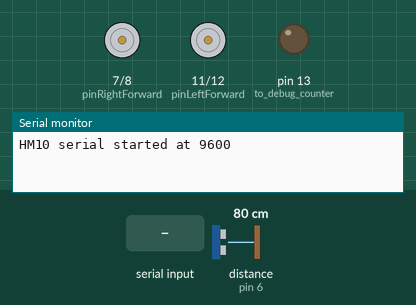
A sketch run on a simulated Arduino Uno, built with avr-gcc and run on an emulated ATmega328P. Shown: motor-driver pin pairs drawn as motors (green arrow = first pin HIGH = forward, orange = second pin HIGH = backward, longer = more drive, scaled by the enable pin), output pins drawn as LEDs (lit = HIGH), the last lines printed to the serial monitor. Wiring (inferred from the names in the program): ultrasonic range finder: trigger pin 5; echo pin 6. The test bench sets the inputs (shaded band); at power-on: distance to the obstacle (sensor on pin 6) 80 cm. The echo pulse lasts 58.3 µs per cm; pins used as bus, display or sensor lines are not drawn.

Above: at 1.2 s.
1.3 s: "F" received over the second serial link
At 2.5 s:
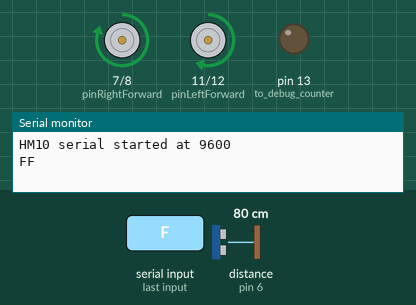
2.8 s: "B" received over the second serial link
At 3.6 s:
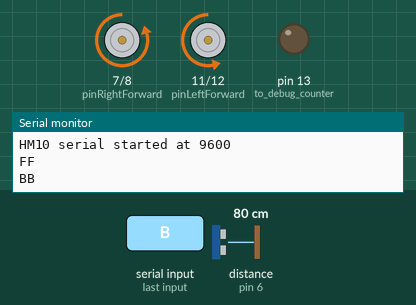
4.3 s: "R" received over the second serial link
At 4.8 s:
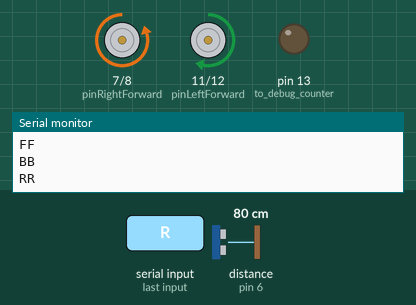
5.8 s: "L" received over the second serial link
At 7.1 s:
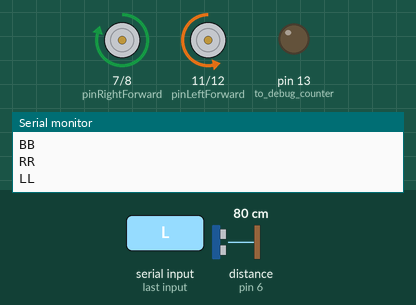
Timing chart, 0 to 8.3 s (numbered marks = the images above; inputs shaded):
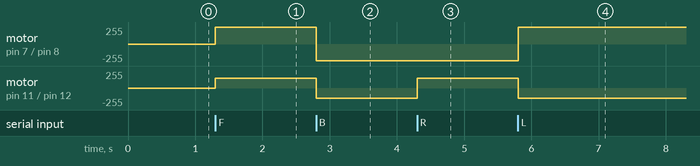

Measured:
- after the input at 1.3 s, motor on pin 7 (pinRightForward) / pin 8 (pinRightBackward): stopped → forward 250/255 at once; motor on pin 11 (pinLeftForward) / pin 12 (pinLeftBackward): stopped → forward 150/255 at once
- after the input at 2.8 s, motor on pin 7 (pinRightForward) / pin 8 (pinRightBackward): forward 250/255 → backward 250/255 at once; motor on pin 11 (pinLeftForward) / pin 12 (pinLeftBackward): forward 150/255 → backward 150/255 at once
- after the input at 4.3 s, motor on pin 11 (pinLeftForward) / pin 12 (pinLeftBackward): backward 150/255 → forward 150/255 at once
- after the input at 5.8 s, motor on pin 7 (pinRightForward) / pin 8 (pinRightBackward): backward 250/255 → forward 250/255 at once; motor on pin 11 (pinLeftForward) / pin 12 (pinLeftBackward): forward 150/255 → backward 150/255 at once

The sketch:

lab5_code.ino
```cpp
#include <SoftwareSerial.h>

volatile bool var4 = LOW;
volatile bool var2 = LOW;
const int pinOn = 6;             //D6 is on/off switch , active low
volatile int L_counter = 0;      //L encouder counter
volatile int R_counter = 0;      //R encouder counter
volatile int target = 15 * 660;  //target distance
const int pinLeftPWM = 10;       //connect D10 to left Vref bia Left RC LPF
const int pinLeftForward = 11;   //connect D11 to FWD
const int pinLeftBackward = 12;  //connect D12 to Back
int ClockWise = 1;               //to use in function to configure easier
int CounterClockWise = 2;        // to use in function to configure easier
int Forward = 1;                 //to use in function to configure easier
int Backward = 2;                //to use in function to configure easier
//right pins
const int pinRightPWM = 9;       //connect D9 to left Vref bia Left RC LPF
const int pinRightForward = 7;   //connect D7 to FWD
const int pinRightBackward = 8;  //connect D8 to Back
int LF = 0;                      //left fron status 1=high 0 = low
int RF = 0;                      //right fron status 1=high 0 = low
int LB = 0;                      //left back status 1=high 0 = low
int RB = 0;                      //right back status 1=high 0 = low
int speedL = 150;                //set speed to 0
int speedR = 250;                // set speed to 0


SoftwareSerial HM10(3, 2);  // RX = 2, TX = 3

char appData;
String inData = "";
const int trigPin = 5;
const int echoPin = 6;
// defines variables
long duration;
int distance;

void setup() {
  Serial.begin(9600);  // Set the baud rate for the Serial Monitor
  Serial.println("HM10 serial started at 9600");
  HM10.begin(9600);  // set HM10 serial at 9600 baud rate
  pinMode(pinLeftForward, OUTPUT);
  pinMode(pinLeftBackward, OUTPUT);
  pinMode(pinLeftPWM, OUTPUT);
  pinMode(pinRightForward, OUTPUT);
  pinMode(pinRightBackward, OUTPUT);
  pinMode(pinRightPWM, OUTPUT);
  pinMode(13, OUTPUT);       //to debug counter
  pinMode(trigPin, OUTPUT);  // Sets the trigPin as an Output
  pinMode(echoPin, INPUT);   // Sets the echoPin as an Input

  digitalWrite(pinLeftForward, LF);    //stop forward
  digitalWrite(pinLeftBackward, LB);   //stop backward
  analogWrite(pinLeftPWM, speedL);     //set Vref, duty cycle 200/255
  digitalWrite(pinRightForward, RF);   //stop forward
  digitalWrite(pinRightBackward, RB);  //stop backward

  analogWrite(pinRightPWM, speedR);  //set Vref, duty cycle 150/255
}

void loop()

{

  ReadController();


  if (inData == "F") {
    RF = 1;
    LF = 1;
    RB = 0;
    LB = 0;

    UpdateDirecion(RF, LF, RB, LB);  //UpdateDirecion(int RF,int LF, int RB,int LB)
  }

  if (inData == "B") {
    RF = 0;
    LF = 0;
    RB = 1;
    LB = 1;
    speedR = 150;
    speedL = 150;
    UpdateDirecion(RF, LF, RB, LB);  //UpdateDirecion(int RF,int LF, int RB,int LB)
  }
  if (inData == "R") {
    RF = 0;
    LF = 1;
    RB = 1;
    LB = 0;
    speedR = 100;
    speedL = 100;
    UpdateDirecion(RF, LF, RB, LB);  //UpdateDirecion(int RF,int LF, int RB,int LB)
  }
  if (inData == "L") {
    RF = 1;
    LF = 0;
    RB = 0;
    LB = 1;

    UpdateDirecion(RF, LF, RB, LB);  //UpdateDirecion(int RF,int LF, int RB,int LB)
  }
  if (inData == "S") {
    RF = 0;
    LF = 0;
    RB = 0;
    LB = 0;

    UpdateDirecion(RF, LF, RB, LB);  //UpdateDirecion(int RF,int LF, int RB,int LB)
  }
  //  Serial.println(inData);
  int d = safe();
  if (d != 0 & d <= 15 & RF == 1 & LF == 1) {

    inData = "S";
    Serial.println(inData);
    Serial.println(d);
  }

  //HM10.write(distance);
}


void UpdateDirecion(int RF, int LF, int RB, int LB) {
  digitalWrite(pinLeftForward, LF);   //stop forward
  digitalWrite(pinLeftBackward, LB);  //stop backward
  digitalWrite(pinRightForward, RF);  //stop forward
  digitalWrite(pinRightBackward, RB);
}


void ReadController() {

  HM10.listen();  // listen the HM10 port

  while (HM10.available() > 0) {  // if HM10 sends something then read
    appData = HM10.read();
    inData = String(appData);  // save the data in string format
    Serial.write(appData);
    if (Serial.available()) {  // Read user input if available.
      delay(10);
      HM10.write(Serial.read());
    }
    Serial.println(inData);
    // if(inData!="R" & inData!="F" & inData!="B" & inData!="L")
    // inData="S";
  }
}
int safe() {
  // Clears the trigPin
  distance = 0;
  digitalWrite(trigPin, LOW);
  delayMicroseconds(2);
  // Sets the trigPin on HIGH state for 10 micro seconds
  digitalWrite(trigPin, HIGH);
  delayMicroseconds(10);
  digitalWrite(trigPin, LOW);
  // Reads the echoPin, returns the sound wave travel time in microseconds
  duration = pulseIn(echoPin, HIGH);
  // Calculating the distance
  distance = duration * 0.034 / 2;
  // Prints the distance on the Serial Monitor
  //Serial.print("Distance: ");
  //Serial.println(distance);
  return distance;
}
void speedcontroll() {
  analogWrite(pinRightPWM, speedR);  //set Vref, duty cycle 150/255
  analogWrite(pinLeftPWM, speedL);   //set Vref, duty cycle 150/255
}
```
